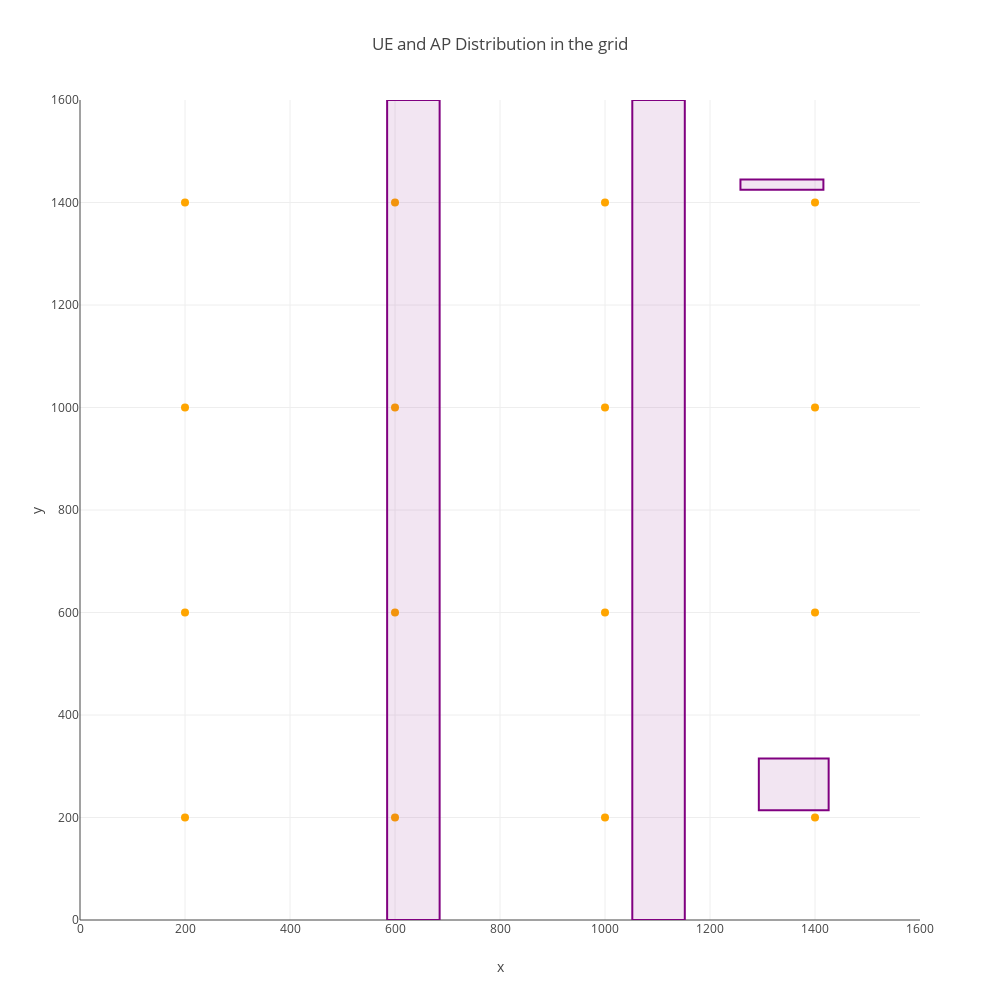

Notebook code for this chart:
### Code cell
## Plot only the APs
ue_ap_list = result.UE_AP_LIST[0]
nodes_AP= [(0, 0)]
nodes_AP += [tuple(x.location) for x in ue_ap_list[0:16]]
nodes_color = []
nodes_color += ['orange'] * 16
n_x, n_y = zip(*nodes_AP[1:])
nodes_dict = dict(
        type='scatter',
        x=n_x,
        y=n_y,
        mode='markers',
        marker=dict(size=8, color=nodes_color)
    )

figure={"data":[nodes_dict],
        "layout": {'xaxis':{'range': [0, 1600], 'title': 'x'},
                   'yaxis':{'range': [0, 1600], 'title': 'y'},
                   'title':"UE and AP Distribution in the grid",
                   'height' : 1000,
                   'width' :1000,
                   'showlegend': False,
                   "shapes":Rec_dict, 
                  }
       }
plotly.offline.iplot(figure)

### Figure 1 — Plotly figure (JSON) as saved in the notebook; plotly's stock layout.template omitted (floating-point values rounded to 4 significant figures)
{"data": [{"marker": {"color": ["orange", "orange", "orange", "orange", "orange", "orange", "orange", "orange", "orange", "orange", "orange", "orange", "orange", "orange", "orange", "orange"], "size": 8}, "mode": "markers", "type": "scatter", "x": [200, 200, 200, 200, 600, 600, 600, 600, 1000, 1000, 1000, 1000, 1400, 1400, 1400, 1400], "y": [200, 600, 1000, 1400, 200, 600, 1000, 1400, 200, 600, 1000, 1400, 200, 600, 1000, 1400]}], "layout": {"height": 1000, "shapes": [{"fillcolor": "rgba(128, 0, 128 0.1)", "line": {"color": "rgba(128, 0, 128, 1)", "width": 2}, "type": "rect", "x0": 585, "x1": 685, "y0": 0, "y1": 1600}, {"fillcolor": "rgba(128, 0, 128 0.1)", "line": {"color": "rgba(128, 0, 128, 1)", "width": 2}, "type": "rect", "x0": 1293, "x1": 1426, "y0": 214, "y1": 315}, {"fillcolor": "rgba(128, 0, 128 0.1)", "line": {"color": "rgba(128, 0, 128, 1)", "width": 2}, "type": "rect", "x0": 1258, "x1": 1416, "y0": 1425, "y1": 1445}, {"fillcolor": "rgba(128, 0, 128 0.1)", "line": {"color": "rgba(128, 0, 128, 1)", "width": 2}, "type": "rect", "x0": 1052, "x1": 1152, "y0": 0, "y1": 1600}], "showlegend": false, "title": "UE and AP Distribution in the grid", "width": 1000, "xaxis": {"range": [0, 1600], "title": "x"}, "yaxis": {"range": [0, 1600], "title": "y"}}}
